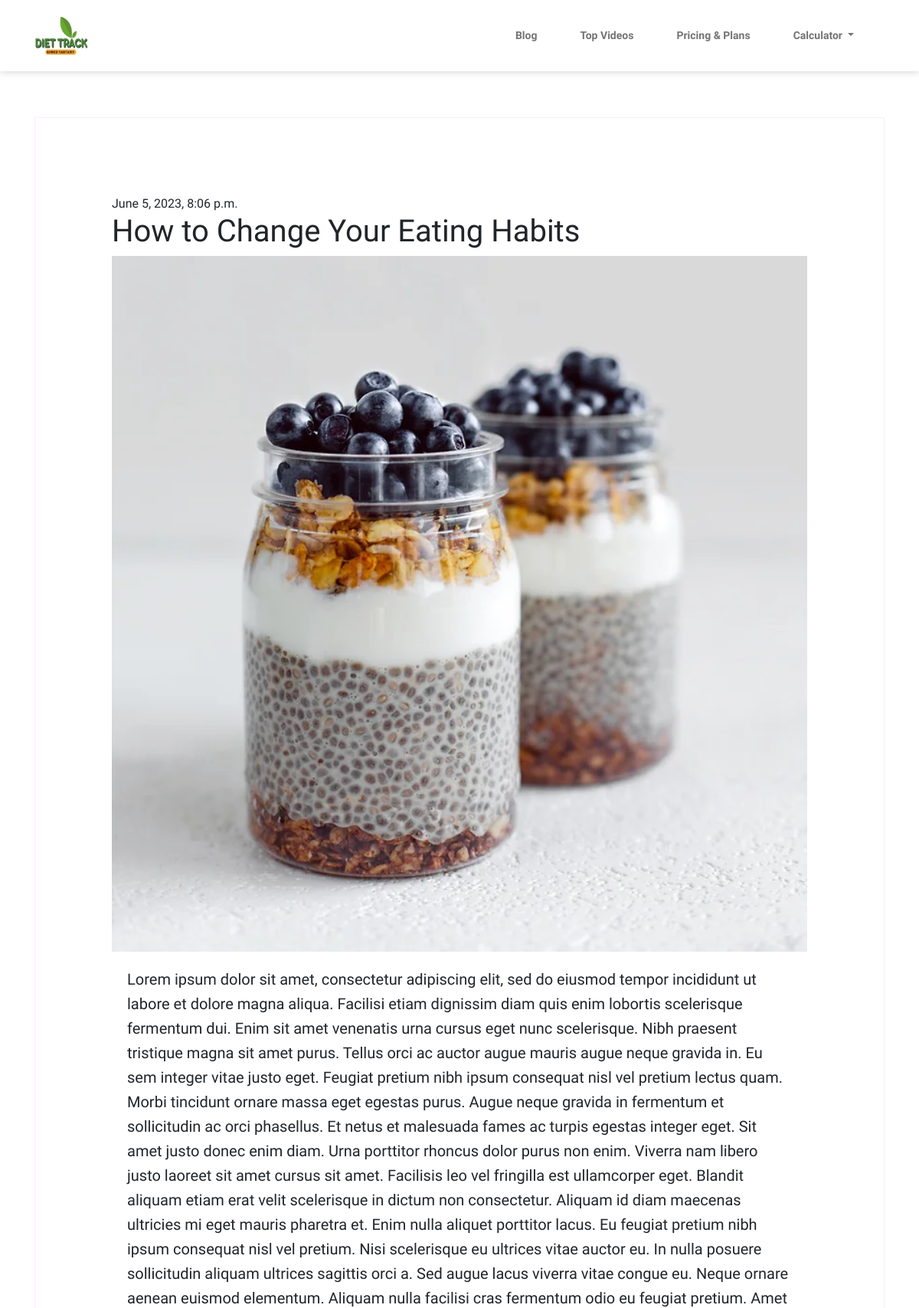
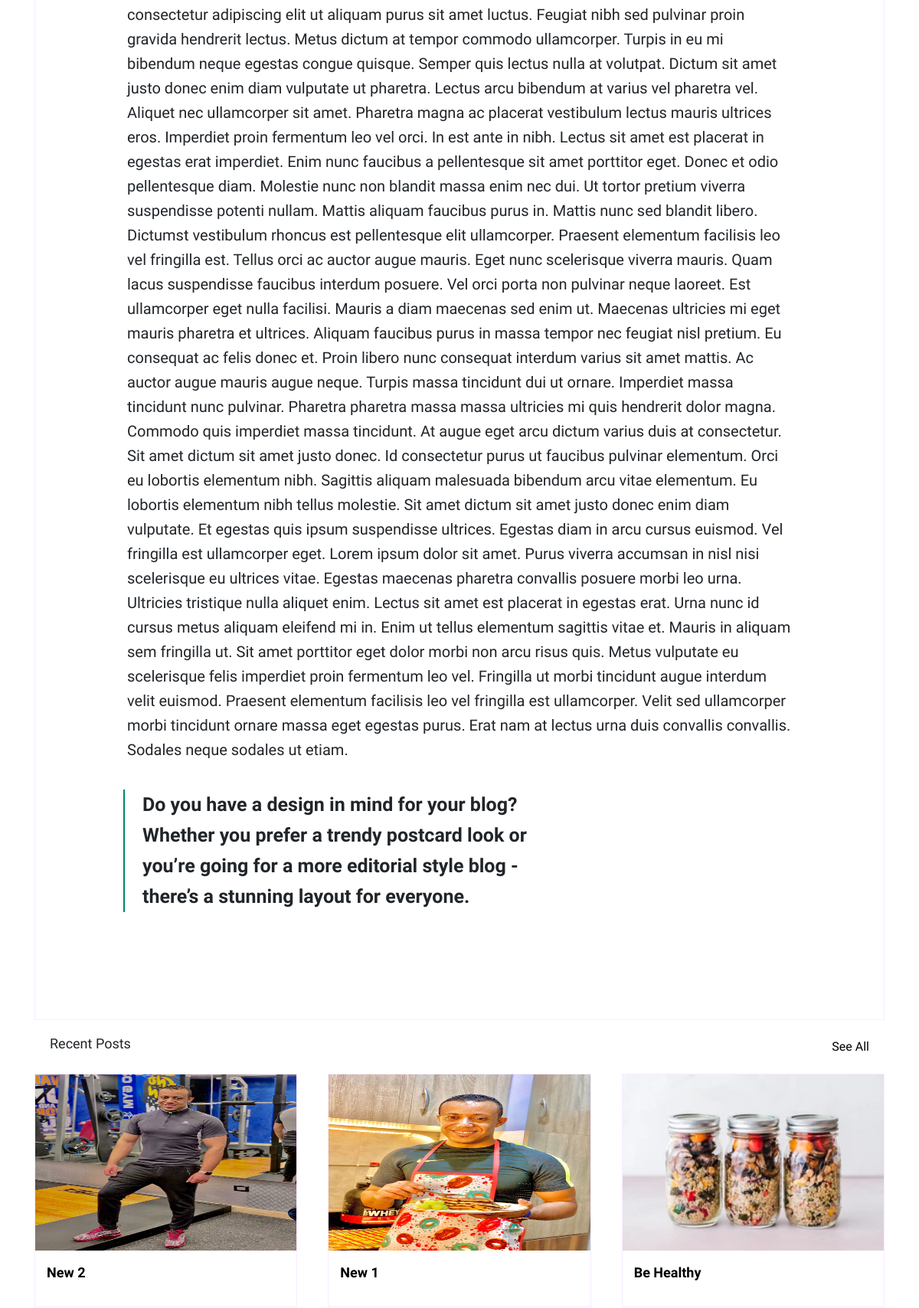
/blog/article/1 (upper part), run on the app's committed database (2 pictures, top to bottom).
### blog/models.py (models this page shows, shortened)
class Article(models.Model):
    publish_date = models.DateTimeField(auto_now_add=True)
    title = models.CharField(max_length=255)
    description = models.TextField()
    image = models.ImageField(null=True)

### blog/views.py (the view)
# urls.py: path('article/<int:pk>', views.article_details, name='article'),
def article_details(request, pk):
    article = Article.objects.prefetch_related('comments').get(pk=pk)
    recent_articles = Article.objects.all().order_by('-publish_date')[:3]
    return render(request, "read_article.html", {"article": article, "recent_articles": recent_articles})

### templates/read_article.html (shortened to what this page needs)
{% extends 'base.html' %}
{% load static %}
{% block body %}
<section class="read_article">
    <div class="container">
        <div class="card_blog">
            <span>{{ article.publish_date }}</span>
            <h2>{{ article.title }}</h2>
            <img src="{% static 'images/nourish_1.jpg' %}" alt="">
            <div class="text_blog">
                <p>{{ article.description}}</p>
                <q>Do you have a design in mind for your blog? Whether you prefer a trendy postcard look or
                    you’re going for a more editorial style blog - there’s a stunning layout for everyone.</q>
            </div>
        </div>
        <div class="title_recent">
            <h5>recent posts</h5>
            <a href="{% url 'blog' %}">see all</a>
        </div>
        <div class="recent_posts">
            {% for article in recent_articles %}
            <div class="box_nourish">
                <img src="{{article.image.url}}" alt="">
                <div class="text_box_nourish">
                    <a href="read_article.html">
                        <p>{{article.title}}</p>
                    </a>
                </div>
            </div>
            {% endfor %}
        </div>
    </div>
</section>
{% endblock%}

### static/css/master.css (style rules this page uses)
* { -webkit-box-sizing: border-box; -moz-box-sizing: border-box; box-sizing: border-box; }
html { scroll-behavior: smooth; }
body { font-family: 'Cairo', sans-serif; margin: 0; padding: 0; }
a { text-decoration: none; }
.container { padding-left: 15px; padding-right: 15px; margin-left: auto; margin-right: auto; }
@media (min-width:768px) { .container { width: 750px; } }
@media (min-width:992px) { .container { width: 970px; } }
@media (min-width:1200px) { .container { width: 1170px; } }
:root { --main-color: #008566; --section-color: #f9ecff; --over-image-color: #5b219241; }
.read_article { padding: 60px 0; }
.read_article .card_blog { background-color: white; padding: 100px; border: 1px solid var(--section-color); }
.read_article .card_blog h2 { font-size: 40px; }
.read_article .card_blog p { font-weight: 500; font-size: 20px; }
.read_article .card_blog img { width: 100%; }
.read_article .text_blog { padding: 20px; }
.read_article .text_blog p { font-weight: normal; line-height: 1.6; font-size: 20px; }
.read_article .text_blog q { font-weight: 600; line-height: 1.6; font-size: 25px; width: 70%; display: block; padding: 20px; position: relative; }
.read_article .text_blog q::before { content: ""; position: absolute; height: 80%; width: 2px; left: -5px; top: 50%; transform: translateY(-50%); background-color: var(--main-color); }
.read_article .title_recent { display: flex; justify-content: space-between; text-transform: capitalize; align-items: center; padding: 20px; }
.read_article .title_recent h5 { font-weight: normal; font-size: 18px; }
.read_article .title_recent a { color: black; }
.recent_posts { display: grid; grid-template-columns: repeat(auto-fill, minmax(300px, 1fr)); gap: 40px; padding-bottom: 60px; }
.recent_posts .box_nourish { width: 100%; position: relative; border: 1px solid var(--section-color); }
.recent_posts .text_box_nourish p { text-transform: capitalize; color: black; font-weight: 600; font-size: 18px; padding: 15px; }
.recent_posts .box_nourish img { width: 100%; height: 230px; }

### data on the page
Article: publish_date "June 5, 2023, 8:06 p.m.", title "How to Change Your Eating Habits", description "Lorem ipsum dolor sit amet, consectetur adipiscing elit, sed do eiusmod tempor incididunt ut labore et dolore magna aliqua. Facilisi etiam dignissim diam quis enim lobortis scelerisque fermentum dui. Enim sit amet venenatis urna cursus eget nunc scelerisque. Nibh praesent tristique magna sit amet purus. Tellus orci ac auctor augue mauris augue neque gravida in. Eu sem integer vitae justo eget. Feugiat pretium nibh ipsum consequat nisl vel pretium lectus quam. Morbi tincidunt ornare massa eget egestas purus. Augue neque gravida in fermentum et sollicitudin ac orci phasellus. Et netus et malesuada fames ac turpis egestas integer eget. Sit amet justo donec enim diam. Urna porttitor rhoncus…"
Article: image (picture), title "New 2"
Article: image (picture), title "New 1"
Article: image (picture), title "Be Healthy"
